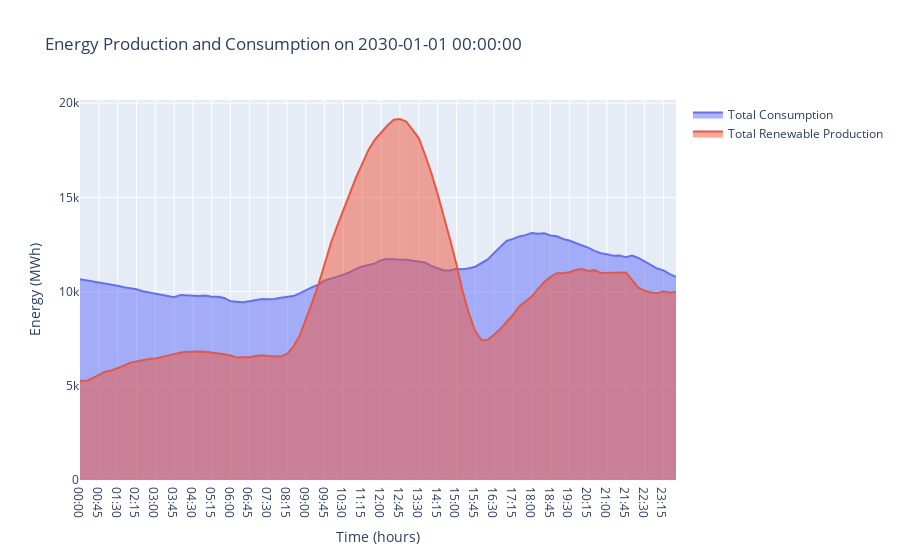
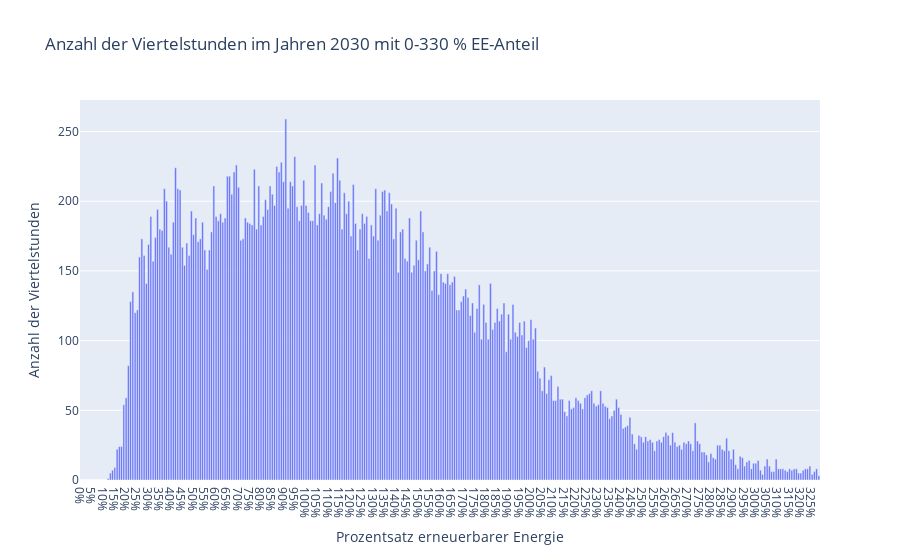
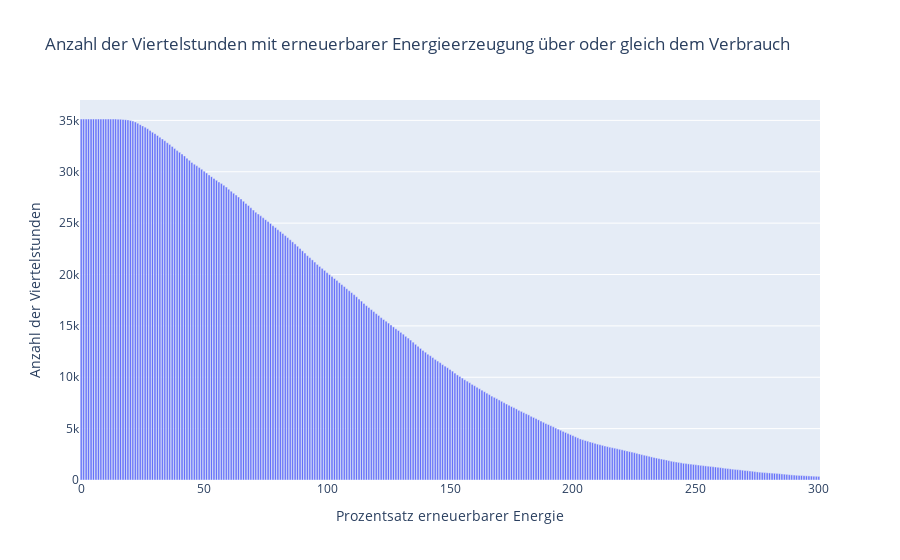
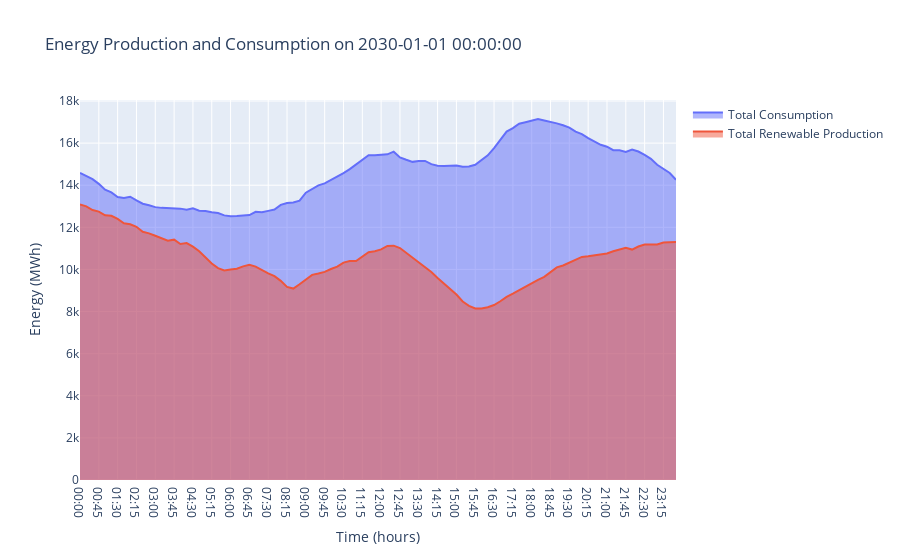

The cell these charts' notebook holds for them, in order:
### Code cell
def main():
    file_production = 'Realisierte_Erzeugung_202001010000_202212312359_Viertelstunde.csv'                   # File names
    file_consumption = 'Realisierter_Stromverbrauch_202001010000_202212312359_Viertelstunde.csv'
    load_profile_df = read_load_profile('Lastprofile_SWKiel.xls')

    # Read and clean data
    production_df, consumption_df, total_renewable_production, total_consumption, data_by_year = read_and_clean_data(file_production, file_consumption)
    
    # Find dark lulls for the years 2020-2022
    #find_dark_lulls_for_years(production_df, columns_to_clean=['Biomass', 'Hydroelectric', 'Wind Offshore', 'Wind Onshore', 'Photovoltaic', 'Other Renewable'])

    # Berechnung und Anzeige des Histogramms für erneuerbare Anteile
    #calculate_and_display_renewable_shares_histogram(total_renewable_production, total_consumption)
    #calculate_and_display_data_by_year(data_by_year)

    #plot_energy_consumption_and_production(production_df, consumption_df, columns_to_clean=['Biomass', 'Hydroelectric', 'Wind Offshore', 'Wind Onshore', 'Photovoltaic', 'Other Renewable'])

    date = get_date() # Get the selected date from the user
    print("gut")
    process_and_plot_2030_dataGut(production_df, consumption_df, load_profile_df, date)
    print("schlecht")
    process_and_plot_2030_dataSchlecht(production_df, consumption_df, load_profile_df, date)
    print("MITTEL")
    process_and_plot_2030_dataMi(production_df, consumption_df, load_profile_df, date)
    
    print(load_profile_df)

if __name__ == "__main__":
    main()

### Figure 1 — Plotly figure (JSON) as saved in the notebook; plotly's stock layout.template omitted (floating-point values rounded to 4 significant figures)
{"data": [{"fill": "tozeroy", "mode": "lines", "name": "Total Consumption", "type": "scatter", "x": ["00:00", "00:15", "00:30", "00:45", "01:00", "01:15", "01:30", "01:45", "02:00", "02:15", "02:30", "02:45", "03:00", "03:15", "03:30", "03:45", "04:00", "04:15", "04:30", "04:45", "05:00", "05:15", "05:30", "05:45", "06:00", "06:15", "06:30", "06:45", "07:00", "07:15", "07:30", "07:45", "08:00", "08:15", "08:30", "08:45", "09:00", "09:15", "09:30", "09:45", "10:00", "10:15", "10:30", "10:45", "11:00", "11:15", "11:30", "11:45", "12:00", "12:15", "12:30", "12:45", "13:00", "13:15", "13:30", "13:45", "14:00", "14:15", "14:30", "14:45", "15:00", "15:15", "15:30", "15:45", "16:00", "16:15", "16:30", "16:45", "17:00", "17:15", "17:30", "17:45", "18:00", "18:15", "18:30", "18:45", "19:00", "19:15", "19:30", "19:45", "20:00", "20:15", "20:30", "20:45", "21:00", "21:15", "21:30", "21:45", "22:00", "22:15", "22:30", "22:45", "23:00", "23:15", "23:30", "23:45"], "y": [10650.0, 10600.0, 10520.0, 10480.0, 10450.0, 10400.0, 10310.0, 10240.0, 10190.0, 10120.0, 10020.0, 9961.0, 9890.0, 9810.0, 9748.0, 9701.0, 9813.0, 9784.0, 9785.0, 9763.0, 9790.0, 9725.0, 9725.0, 9662.0, 9481.0, 9449.0, 9438.0, 9483.0, 9538.0, 9602.0, 9594.0, 9607.0, 9667.0, 9716.0, 9760.0, 9904.0, 10080.0, 10230.0, 10370.0, 10590.0, 10690.0, 10780.0, 10900.0, 11020.0, 11200.0, 11330.0, 11430.0, 11500.0, 11660.0, 11730.0, 11720.0, 11690.0, 11700.0, 11640.0, 11610.0, 11550.0, 11360.0, 11260.0, 11120.0, 11120.0, 11210.0, 11190.0, 11230.0, 11320.0, 11500.0, 11700.0, 12050.0, 12370.0, 12690.0, 12800.0, 12930.0, 13000.0, 13100.0, 13070.0, 13090.0, 12980.0, 12940.0, 12790.0, 12710.0, 12580.0, 12450.0, 12330.0, 12160.0, 12040.0, 11980.0, 11900.0, 11910.0, 11830.0, 11910.0, 11790.0, 11600.0, 11430.0, 11230.0, 11120.0, 10920.0, 10780.0]}, {"fill": "tozeroy", "mode": "lines", "name": "Total Renewable Production", "type": "scatter", "x": ["00:00", "00:15", "00:30", "00:45", "01:00", "01:15", "01:30", "01:45", "02:00", "02:15", "02:30", "02:45", "03:00", "03:15", "03:30", "03:45", "04:00", "04:15", "04:30", "04:45", "05:00", "05:15", "05:30", "05:45", "06:00", "06:15", "06:30", "06:45", "07:00", "07:15", "07:30", "07:45", "08:00", "08:15", "08:30", "08:45", "09:00", "09:15", "09:30", "09:45", "10:00", "10:15", "10:30", "10:45", "11:00", "11:15", "11:30", "11:45", "12:00", "12:15", "12:30", "12:45", "13:00", "13:15", "13:30", "13:45", "14:00", "14:15", "14:30", "14:45", "15:00", "15:15", "15:30", "15:45", "16:00", "16:15", "16:30", "16:45", "17:00", "17:15", "17:30", "17:45", "18:00", "18:15", "18:30", "18:45", "19:00", "19:15", "19:30", "19:45", "20:00", "20:15", "20:30", "20:45", "21:00", "21:15", "21:30", "21:45", "22:00", "22:15", "22:30", "22:45", "23:00", "23:15", "23:30", "23:45"], "y": [5274.0, 5258.0, 5411.0, 5591.0, 5746.0, 5814.0, 5923.0, 6074.0, 6232.0, 6299.0, 6350.0, 6419.0, 6451.0, 6534.0, 6602.0, 6708.0, 6758.0, 6814.0, 6832.0, 6814.0, 6801.0, 6761.0, 6755.0, 6678.0, 6604.0, 6497.0, 6520.0, 6516.0, 6578.0, 6620.0, 6581.0, 6564.0, 6552.0, 6696.0, 7075.0, 7644.0, 8489.0, 9413.0, 10370.0, 11540.0, 12580.0, 13490.0, 14360.0, 15270.0, 16060.0, 16790.0, 17530.0, 18070.0, 18460.0, 18820.0, 19130.0, 19160.0, 19030.0, 18580.0, 18150.0, 17260.0, 16300.0, 15180.0, 14020.0, 12750.0, 11460.0, 10020.0, 8829.0, 7907.0, 7427.0, 7445.0, 7705.0, 8019.0, 8398.0, 8756.0, 9213.0, 9486.0, 9737.0, 10140.0, 10510.0, 10790.0, 10980.0, 10980.0, 11020.0, 11150.0, 11200.0, 11090.0, 11140.0, 10990.0, 10990.0, 11030.0, 11000.0, 11010.0, 10620.0, 10210.0, 10050.0, 9950.0, 9915.0, 10010.0, 9941.0, 9994.0]}], "layout": {"showlegend": true, "title": {"text": "Energy Production and Consumption on 2030-01-01 00:00:00"}, "xaxis": {"anchor": "y", "domain": [0, 1], "title": {"text": "Time (hours)"}}, "yaxis": {"anchor": "x", "domain": [0, 1], "title": {"text": "Energy (MWh)"}}}}

### Figure 2 — Plotly figure (JSON) as saved in the notebook; plotly's stock layout.template omitted (floating-point values rounded to 4 significant figures; data arrays with more than 128 entries replaced by an {"elided": "..."} marker saying what was removed)
{"data": [{"type": "bar", "x": {"elided": "329 int values"}, "y": {"elided": "329 int values"}}], "layout": {"title": {"text": "Anzahl der Viertelstunden im Jahren 2030 mit 0-330 % EE-Anteil"}, "xaxis": {"tickmode": "array", "ticktext": ["0%", "5%", "10%", "15%", "20%", "25%", "30%", "35%", "40%", "45%", "50%", "55%", "60%", "65%", "70%", "75%", "80%", "85%", "90%", "95%", "100%", "105%", "110%", "115%", "120%", "125%", "130%", "135%", "140%", "145%", "150%", "155%", "160%", "165%", "170%", "175%", "180%", "185%", "190%", "195%", "200%", "205%", "210%", "215%", "220%", "225%", "230%", "235%", "240%", "245%", "250%", "255%", "260%", "265%", "270%", "275%", "280%", "285%", "290%", "295%", "300%", "305%", "310%", "315%", "320%", "325%"], "tickvals": [0, 5, 10, 15, 20, 25, 30, 35, 40, 45, 50, 55, 60, 65, 70, 75, 80, 85, 90, 95, 100, 105, 110, 115, 120, 125, 130, 135, 140, 145, 150, 155, 160, 165, 170, 175, 180, 185, 190, 195, 200, 205, 210, 215, 220, 225, 230, 235, 240, 245, 250, 255, 260, 265, 270, 275, 280, 285, 290, 295, 300, 305, 310, 315, 320, 325], "title": {"text": "Prozentsatz erneuerbarer Energie"}}, "yaxis": {"title": {"text": "Anzahl der Viertelstunden"}}}}

### Figure 3 — Plotly figure (JSON) as saved in the notebook; plotly's stock layout.template omitted (floating-point values rounded to 4 significant figures; data arrays with more than 128 entries replaced by an {"elided": "..."} marker saying what was removed)
{"data": [{"type": "bar", "x": {"elided": "301 int values"}, "y": {"elided": "301 int values"}}], "layout": {"title": {"text": "Anzahl der Viertelstunden mit erneuerbarer Energieerzeugung über oder gleich dem Verbrauch"}, "xaxis": {"title": {"text": "Prozentsatz erneuerbarer Energie"}}, "yaxis": {"title": {"text": "Anzahl der Viertelstunden"}}}}

### Figure 4 — Plotly figure (JSON) as saved in the notebook; plotly's stock layout.template omitted (floating-point values rounded to 4 significant figures)
{"data": [{"fill": "tozeroy", "mode": "lines", "name": "Total Consumption", "type": "scatter", "x": ["00:00", "00:15", "00:30", "00:45", "01:00", "01:15", "01:30", "01:45", "02:00", "02:15", "02:30", "02:45", "03:00", "03:15", "03:30", "03:45", "04:00", "04:15", "04:30", "04:45", "05:00", "05:15", "05:30", "05:45", "06:00", "06:15", "06:30", "06:45", "07:00", "07:15", "07:30", "07:45", "08:00", "08:15", "08:30", "08:45", "09:00", "09:15", "09:30", "09:45", "10:00", "10:15", "10:30", "10:45", "11:00", "11:15", "11:30", "11:45", "12:00", "12:15", "12:30", "12:45", "13:00", "13:15", "13:30", "13:45", "14:00", "14:15", "14:30", "14:45", "15:00", "15:15", "15:30", "15:45", "16:00", "16:15", "16:30", "16:45", "17:00", "17:15", "17:30", "17:45", "18:00", "18:15", "18:30", "18:45", "19:00", "19:15", "19:30", "19:45", "20:00", "20:15", "20:30", "20:45", "21:00", "21:15", "21:30", "21:45", "22:00", "22:15", "22:30", "22:45", "23:00", "23:15", "23:30", "23:45"], "y": [14590.0, 14450.0, 14290.0, 14070.0, 13790.0, 13660.0, 13440.0, 13400.0, 13450.0, 13280.0, 13120.0, 13050.0, 12960.0, 12920.0, 12920.0, 12900.0, 12890.0, 12830.0, 12900.0, 12790.0, 12780.0, 12720.0, 12680.0, 12570.0, 12530.0, 12540.0, 12540.0, 12580.0, 12740.0, 12720.0, 12780.0, 12840.0, 13060.0, 13160.0, 13180.0, 13270.0, 13650.0, 13830.0, 13990.0, 14090.0, 14240.0, 14420.0, 14580.0, 14760.0, 14990.0, 15230.0, 15430.0, 15430.0, 15450.0, 15470.0, 15590.0, 15320.0, 15210.0, 15110.0, 15150.0, 15150.0, 15000.0, 14930.0, 14920.0, 14920.0, 14940.0, 14870.0, 14890.0, 14970.0, 15210.0, 15420.0, 15770.0, 16160.0, 16550.0, 16710.0, 16920.0, 16990.0, 17090.0, 17150.0, 17080.0, 17020.0, 16940.0, 16850.0, 16740.0, 16540.0, 16430.0, 16240.0, 16060.0, 15920.0, 15830.0, 15660.0, 15660.0, 15590.0, 15700.0, 15600.0, 15440.0, 15250.0, 14970.0, 14770.0, 14580.0, 14260.0]}, {"fill": "tozeroy", "mode": "lines", "name": "Total Renewable Production", "type": "scatter", "x": ["00:00", "00:15", "00:30", "00:45", "01:00", "01:15", "01:30", "01:45", "02:00", "02:15", "02:30", "02:45", "03:00", "03:15", "03:30", "03:45", "04:00", "04:15", "04:30", "04:45", "05:00", "05:15", "05:30", "05:45", "06:00", "06:15", "06:30", "06:45", "07:00", "07:15", "07:30", "07:45", "08:00", "08:15", "08:30", "08:45", "09:00", "09:15", "09:30", "09:45", "10:00", "10:15", "10:30", "10:45", "11:00", "11:15", "11:30", "11:45", "12:00", "12:15", "12:30", "12:45", "13:00", "13:15", "13:30", "13:45", "14:00", "14:15", "14:30", "14:45", "15:00", "15:15", "15:30", "15:45", "16:00", "16:15", "16:30", "16:45", "17:00", "17:15", "17:30", "17:45", "18:00", "18:15", "18:30", "18:45", "19:00", "19:15", "19:30", "19:45", "20:00", "20:15", "20:30", "20:45", "21:00", "21:15", "21:30", "21:45", "22:00", "22:15", "22:30", "22:45", "23:00", "23:15", "23:30", "23:45"], "y": [13080.0, 13000.0, 12820.0, 12750.0, 12570.0, 12550.0, 12400.0, 12190.0, 12150.0, 12030.0, 11790.0, 11710.0, 11600.0, 11490.0, 11360.0, 11420.0, 11210.0, 11250.0, 11090.0, 10860.0, 10550.0, 10280.0, 10060.0, 9954.0, 10000.0, 10030.0, 10150.0, 10220.0, 10130.0, 9967.0, 9813.0, 9682.0, 9457.0, 9171.0, 9092.0, 9299.0, 9539.0, 9744.0, 9807.0, 9886.0, 10020.0, 10130.0, 10330.0, 10400.0, 10400.0, 10630.0, 10820.0, 10870.0, 10950.0, 11120.0, 11130.0, 11020.0, 10790.0, 10570.0, 10320.0, 10100.0, 9877.0, 9596.0, 9325.0, 9060.0, 8811.0, 8480.0, 8272.0, 8143.0, 8144.0, 8203.0, 8310.0, 8490.0, 8696.0, 8846.0, 9016.0, 9173.0, 9362.0, 9508.0, 9648.0, 9884.0, 10100.0, 10190.0, 10320.0, 10430.0, 10590.0, 10630.0, 10680.0, 10730.0, 10750.0, 10860.0, 10940.0, 11030.0, 10940.0, 11090.0, 11180.0, 11180.0, 11180.0, 11280.0, 11290.0, 11300.0]}], "layout": {"showlegend": true, "title": {"text": "Energy Production and Consumption on 2030-01-01 00:00:00"}, "xaxis": {"anchor": "y", "domain": [0, 1], "title": {"text": "Time (hours)"}}, "yaxis": {"anchor": "x", "domain": [0, 1], "title": {"text": "Energy (MWh)"}}}}
